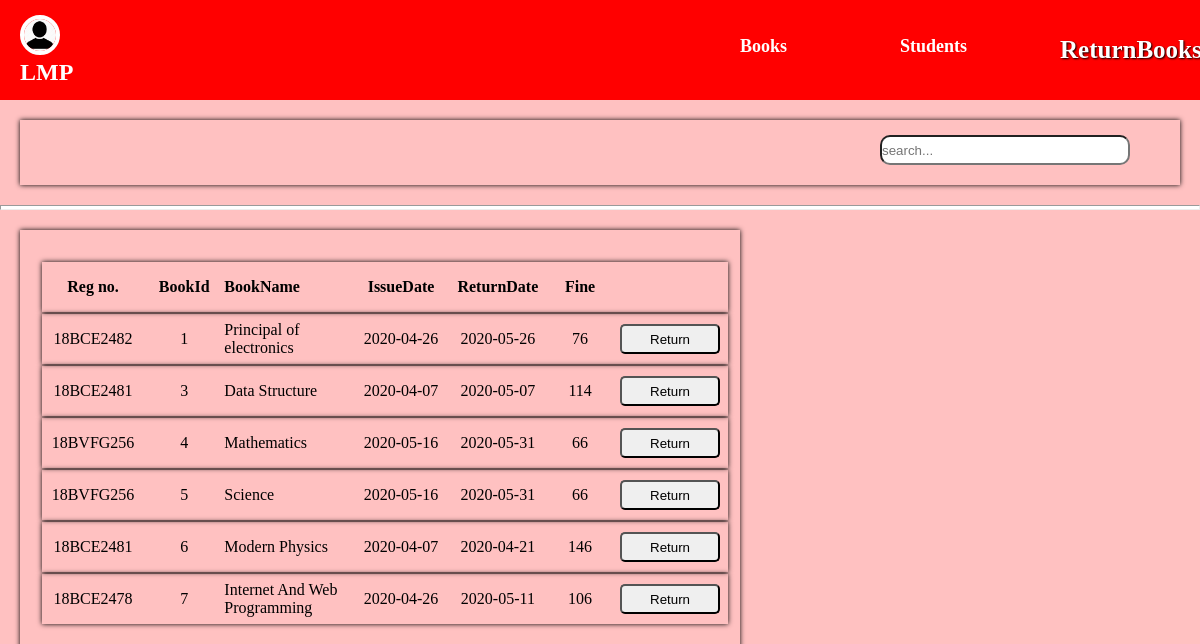
The page /return.php (signed in) on the database its author committed.
### tables this page shows
CREATE TABLE `issue_book` (
  `sid` varchar(100) NOT NULL,
  `bid` int(100) NOT NULL,
  `issue` varchar(100) NOT NULL,
  `return` varchar(100) NOT NULL
);

CREATE TABLE `books` (
  `bid` varchar(100) NOT NULL,
  `name` varchar(100) NOT NULL,
  `authors` varchar(100) NOT NULL,
  `edition` varchar(100) NOT NULL,
  `quantity` int(100) NOT NULL,
  `department` varchar(100) NOT NULL,
  `checkout` int(3) NOT NULL DEFAULT 0
);

### return.php (the view, shortened to what this page needs)
<?php
	include "navi.php";
	if(isset($_SESSION["login_user"])){
?>
<!DOCTYPE html>
<html>
<head>
	<link rel="stylesheet" href="css/initialstyle.css">
</head>
<body>
	<div class="srchbar">
		<form action="return.php" method="post">
			<input type="text" name="srchbox" id="srch_id" placeholder="search..." >
		</form>
	</div>
	<hr style="height: 5px;background-color: white;">
	<div id="contents">
		<table cellpadding="10">
			<div id="tab_head">
				<thead>
					<th class="regnClass">Reg no.</th>
					<th class="bookClass">BookId</th>
					<th class="bknmClass">BookName</th>
					<th class="issuClass">IssueDate</th>
					<th class="retnClass">ReturnDate</th>
					<th class="fineClass">Fine</th>
					<th></th>
				</thead>
			</div>
			<tbody>
			<?php
				function fineCalc($date1,$date2){
					$d1 = strtotime($date1);
					$d2 = strtotime($date2);
					$diff = (($d2 - $d1)/86400)-1;
					if($diff > 0){
						$fine = $diff*2;
					}
					else{
						$fine = 0;
					}
					return $fine;
				}
				function resultprint($con,$sqlquery){
					$count = 0;
					$res = $con->query($sqlquery);
					while (($row = mysqli_fetch_assoc($res))) {
						$sid = $row["sid"];
						$count += 1;
						$retndate = $row["return"];
						$today = Date('Y-m-d');
						$fine = fineCalc($retndate,$today);
						$regn_id = 'regn_'.$count;
						$bkid_id = 'bkid_'.$count;
						$butn_id = 'butn_'.$count;
						$fine_id = 'fine_'.$count;
						echo "<tr class='trClass'>";
						echo "<td id='$regn_id' class='regnClass'>".$sid."</td>";
						echo "<td id='$bkid_id' class='bookClass'>".$row["bid"]."</td>";
						echo "<td class='bknmClass'>".$row["name"]."</td>";
						echo "<td class='issuClass'>".$row["issue"]."</td>";
						echo "<td class='retnClass'>".$retndate."</td>";
						echo "<td class='fineClass' id='$fine_id'>".$fine."</td>";
						echo "<td><button class='button-list' id='$butn_id' value='$count'>Return</button></td>";
						echo "</tr>";
					}
					return $count;
				}
				function ResultSql($conn){
					if(isset($_POST["srchbox"])){
						$na = $_POST["srchbox"];
						if($na == ""){
							$sql  = "SELECT * FROM books JOIN issue_book HAVING books.bid=issue_book.bid";
							$count = resultprint($conn,$sql);
						}else{
							echo "<script>document.getElementById('srch_id').value = '$na'</script>";
							echo "<script>document.getElementById('srchres').innerHTML = 'Search results for ".$na." '</script>";
							$sql  = "SELECT * FROM books JOIN issue_book on books.bid=issue_book.bid WHERE issue_book.sid LIKE '%$na%' or books.name LIKE '%$na%' OR books.bid LIKE '%$na%'";
							$count = resultprint($conn,$sql);
						}
					}else{
						$sql  = "SELECT * FROM books JOIN issue_book HAVING books.bid=issue_book.bid";
						$count = resultprint($conn,$sql);
					}
					return $count;
				}
				$count = ResultSql($conn);
			?>
			</tbody>
		</table>
	</div>
</body>
</html>
<?php } ?>

### css/initialstyle.css (style rules this page uses)
#contents,.srchbar { box-shadow: 0px 0px 5px black; }
.srchbar { margin: 20px; padding: 20px; }
button { cursor: pointer; outline: none; border-radius: 5px 5px; width: 100px; height: 30px; }
.srchbar form { margin-top: -30px; margin-left: 75%; }
#contents { margin: 20px; width: 58%; padding-top: 20px; padding-bottom: 20px; }
input[type="text"] { width: 250px; height: 30px; border-radius: 10px 10px; outline: none; }
table { margin: 10px; margin-left: 20px; }
table thead { height: 50px; }
table tr { box-shadow: 0px 0px 5px black; }
table td { text-align: center; width:180px; }

### navi.php (style rules this page uses)
* { margin: 0; padding: 0; box-sizing: border-box; }
button { cursor: pointer; }

### return.php (style rules this page uses)
body { background: #ffc1c1; }
#contents { width: 60%; }
#srch_id { margin-top: 25px; }
.bknmClass { width: 300px; text-align: left; }
table .trClass { padding: 20px; }
table button { margin-top: 10px; margin-bottom: 10px; }

### rows shown on the page
issue_book: sid "18BCE2482", bid "1", bid.name "Principal of electronics", issue "2020-04-26", return "2020-05-26", return "76"
issue_book: sid "18BCE2481", bid "3", bid.name "Data Structure", issue "2020-04-07", return "2020-05-07", return "114"
issue_book: sid "18BVFG256", bid "4", bid.name "Mathematics", issue "2020-05-16", return "2020-05-31", return "66"
issue_book: sid "18BVFG256", bid "5", bid.name "Science", issue "2020-05-16", return "2020-05-31", return "66"
issue_book: sid "18BCE2481", bid "6", bid.name "Modern Physics", issue "2020-04-07", return "2020-04-21", return "146"
issue_book: sid "18BCE2478", bid "7", bid.name "Internet And Web Programming", issue "2020-04-26", return "2020-05-11", return "106"
